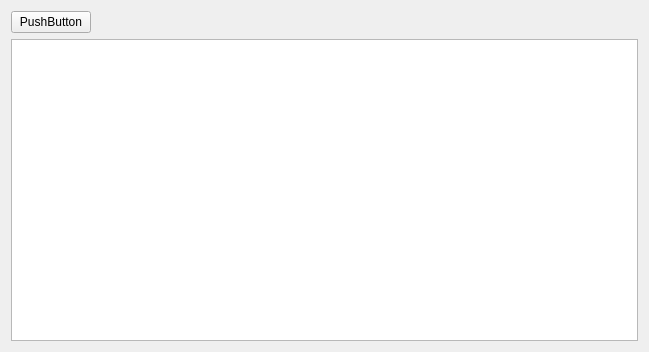
<?xml version="1.0" encoding="UTF-8"?>
<ui version="4.0">
 <class>OrderTableView</class>
 <widget class="QWidget" name="OrderTableView">
  <property name="geometry">
   <rect>
    <x>0</x>
    <y>0</y>
    <width>649</width>
    <height>352</height>
   </rect>
  </property>
  <property name="windowTitle">
   <string>Form</string>
  </property>
  <layout class="QGridLayout" name="gridLayout">
   <item row="0" column="0">
    <layout class="QVBoxLayout" name="verticalLayout">
     <item>
      <layout class="QHBoxLayout" name="horizontalLayout">
       <item>
        <widget class="QPushButton" name="pushButtonAddNewOrder">
         <property name="text">
          <string>PushButton</string>
         </property>
        </widget>
       </item>
       <item>
        <spacer name="horizontalSpacer">
         <property name="orientation">
          <enum>Qt::Horizontal</enum>
         </property>
         <property name="sizeHint" stdset="0">
          <size>
           <width>40</width>
           <height>20</height>
          </size>
         </property>
        </spacer>
       </item>
      </layout>
     </item>
     <item>
      <widget class="QTableView" name="tableViewOrder"/>
     </item>
    </layout>
   </item>
  </layout>
 </widget>
 <resources/>
 <connections/>
</ui>
